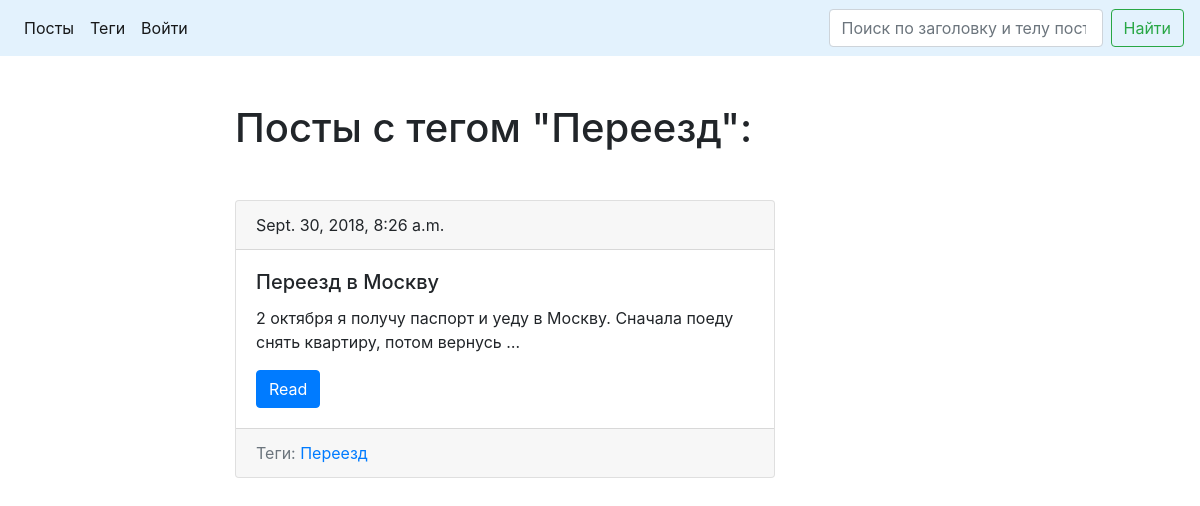
Page /tag/переезд-1538295856/ on the committed database.
### blog/models.py (models this page shows, shortened)
class Tag(models.Model):
    title = models.CharField(verbose_name='Заголовок', max_length=50)
    slug = models.SlugField(max_length=50, blank=True, unique=True)
    def get_absolute_url(self):
        return reverse('tag_detail_url', kwargs={'slug': self.slug})
    class Meta:
        ordering = ['title']

class Post(models.Model):
    title = models.CharField(verbose_name='Заголовок', max_length=150, db_index=True)
    slug = models.SlugField(max_length=150, blank=True, unique=True)
    body = models.TextField(verbose_name='Тело', blank=True, db_index=True)
    pub_date = models.DateTimeField(verbose_name='Дата публикации', auto_now_add=True)
    tags = models.ManyToManyField('Tag', blank=True, related_name='posts', verbose_name='Теги')
    def get_absolute_url(self):
        return reverse('post_detail_url', kwargs={'slug': self.slug})
    class Meta:
        ordering = ['-pub_date']

### blog/views.py (the view)
# urls.py: path('tag/<str:slug>/', views.TagDetail.as_view(), name='tag_detail_url'),
class TagDetail(ObjectDetailMixin, View):
    model = Tag
    template = 'blog/object_detail.html'

### blog/utils.py (called while the page is built)
    def get(self, request, slug):
        obj = get_object_or_404(self.model, slug__iexact=slug)
        return render(request, self.template, context={
            self.model.__name__.lower(): obj,
            'admin_object': obj,
            'detail': True,
        })

### blog/templates/blog/object_detail.html (shortened to what this page needs)
{% extends "blog/base_blog.html" %}
{% block content %}
    {% if post %}
        <h1 class="mt-5">{{ post.title }}</h1>
        <p>{{ post.body }}</p>
    {% elif tag %}
        <h1 class="mb-5">Посты с тегом "{{ tag.title }}":</h1>
        {% for post in tag.posts.all %}
            {% include "blog/includes/post_card_template.html" %}
        {% endfor %}
    {% endif %}
{% endblock %}

### blog/templates/blog/includes/post_card_template.html
<div class="card mb-4">
    <div class="card-header">
        {{ post.pub_date }}
    </div>
    <div class="card-body">
        <h5 class="card-title">{{ post.title }}</h5>
        <p class="card-text">{{ post.body|truncatewords:15}}</p>
        <a href="{{ post.get_absolute_url }}" class="btn btn-primary">Read</a>
    </div>
    <div class="card-footer text-muted">
        Теги:
        {% for tag in post.tags.all %}
            {% if forloop.last %}
                <a href="{{ tag.get_absolute_url }}">{{ tag.title }}</a>
            {% else %}
                <a href="{{ tag.get_absolute_url }}">{{ tag.title }}</a>,
            {% endif %}
        {% empty %}
            нет тегов...
        {% endfor %}
     </div>
</div>

### rows in the picture
Tag: title "Переезд"
Post: pub_date "Sept. 30, 2018, 8:26 a.m.", title "Переезд в Москву", body "2 октября я получу паспорт и уеду в Москву. Сначала поеду снять квартиру, потом вернусь …"
